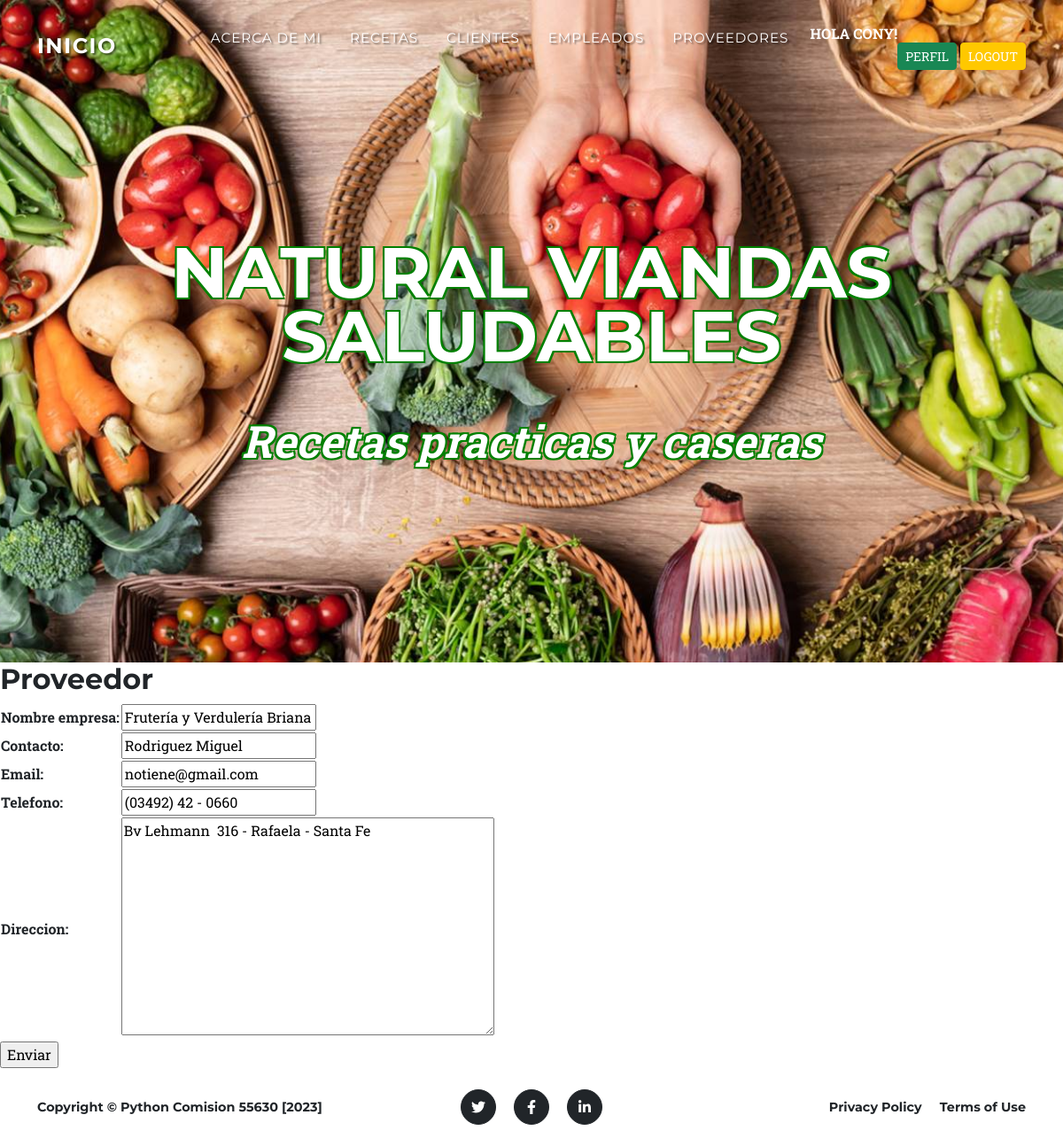
Screenshot of /update_proveedor/1/ (signed in) with the database file from the repository.
### aplicacion/models.py (models this page shows, shortened)
class Proveedor(models.Model):
    nombre_empresa = models.CharField(max_length=100)
    contacto = models.CharField(max_length=100)
    email = models.EmailField(unique=True)
    telefono = models.CharField(max_length=20)
    direccion = models.TextField()

### aplicacion/views.py (the view)
# urls.py: path('update_proveedor/<int:pk>/', ProveedorUpdate.as_view(), name="update_proveedor" ),
class ProveedorUpdate(LoginRequiredMixin, UpdateView):
    model = Proveedor
    fields = ['nombre_empresa','contacto', 'email', 'telefono', 'direccion']
    success_url = reverse_lazy('proveedores')

### aplicacion/templates/aplicacion/proveedor_form.html (shortened to what this page needs)
{% extends 'aplicacion/base.html' %}
{% load static %}
{% block contenido %}
    <h2>Proveedor</h2>
    <form action="" method="POST">
        <table>
            {{ form.as_table }}
        </table>
        <input type="submit" value="Enviar">
    </form>
{% endblock contenido %}

### aplicacion/templates/aplicacion/base.html (shortened to what this page needs)
<!DOCTYPE html>
<html lang="en">
    <head>
        {% load static %}
        <link href="{% static 'aplicacion/css/styles.css' %}" rel="stylesheet" />
    </head>
    <body id="page-top">
        <nav class="navbar navbar-expand-lg navbar-dark fixed-top" id="mainNav">
            <div class="container">
                <a class="navbar-brand" href="#page-top" style="color: white; text-shadow: 2px 2px 2px rgba(0, 0, 0, 0.5);">Inicio</a>
                <div class="collapse navbar-collapse" id="navbarResponsive">
                    <ul class="navbar-nav text-uppercase ms-auto py-4 py-lg-0">
                        {% if user.is_authenticated %}
                        <li class="nav-item"><a class="nav-link" href="{% url 'acerca_de_mi' %}" style="text-shadow: 2px 2px 2px rgba(0, 0, 0, 0.5);">Acerca de mi</a></li>
                        <li class="nav-item"><a class="nav-link" href="{% url 'recetas' %}" style="text-shadow: 2px 2px 2px rgba(0, 0, 0, 0.5);">Recetas</a></li>
                        <li class="nav-item"><a class="nav-link" href="{% url 'clientes' %}" style="text-shadow: 2px 2px 2px rgba(0, 0, 0, 0.5);">Clientes</a></li>
                        <li class="nav-item"><a class="nav-link" href="{% url 'empleados' %}" style="text-shadow: 2px 2px 2px rgba(0, 0, 0, 0.5);">Empleados</a></li>
                        <li class="nav-item"><a class="nav-link" href="{% url 'proveedores' %}" style="text-shadow: 2px 2px 2px rgba(0, 0, 0, 0.5);">Proveedores</a></li>
                        <p style="color:white"><strong> Hola {{user.username}}!</p>
                        <div class="text-center">
                        </div>
                        <a class="btn btn-sm btn-success" href="{% url 'editar_perfil' %}">Perfil</a>
                        <a class="btn btn-sm btn-primary" href="{% url 'logout' %}">Logout</a>
                    {% else %}
                        <a class="btn btn-sm btn-success" href="{% url 'registro' %}">Registro</a>
                        <a class="btn btn-sm btn-primary" href="{% url 'login' %}">Login</a>
                    {% endif %}
                    </ul>
                </div>
            </div>
        </nav>
        <header class="masthead">
            <div class="container">
                <div class="masthead-heading text-uppercase" style="color: white; font-size: 80px; text-shadow: -2px -2px 0 green, 2px -2px 0 green, -2px 2px 0 green, 2px 2px 0 green;">NATURAL VIANDAS SALUDABLES</div>
                <div class="masthead-subheading" style="color: white; font-size: 50px; text-shadow: -2px -2px 0 green, 2px -2px 0 green, -2px 2px 0 green, 2px 2px 0 green;">Recetas practicas y caseras</div>
            </div>
        </header>
        {% block contenido %}
        {% endblock contenido %}
        <footer class="footer py-4">
            <div class="container">
                <div class="row align-items-center">
                    <div class="col-lg-4 text-lg-start">Copyright &copy; Python Comision 55630 [2023]</div>
                    <div class="col-lg-4 my-3 my-lg-0">
                        <a class="btn btn-dark btn-social mx-2" href="#!" aria-label="Twitter"><i class="fab fa-twitter"></i></a>
                        <a class="btn btn-dark btn-social mx-2" href="#!" aria-label="Facebook"><i class="fab fa-facebook-f"></i></a>
                        <a class="btn btn-dark btn-social mx-2" href="#!" aria-label="LinkedIn"><i class="fab fa-linkedin-in"></i></a>
                    </div>
                    <div class="col-lg-4 text-lg-end">
                        <a class="link-dark text-decoration-none me-3" href="#!">Privacy Policy</a>
                        <a class="link-dark text-decoration-none" href="#!">Terms of Use</a>
                    </div>
                </div>
            </div>
        </footer>
    </body>
</html>

### rows the page displays
Proveedor: nombre_empresa "Frutería y Verdulería Briana", contacto "Rodriguez Miguel", email "notiene@gmail.com", telefono "(03492) 42 - 0660", direccion "Bv Lehmann 316 - Rafaela - Santa Fe"

### other values shown
{{ user.username }} "CONY"
